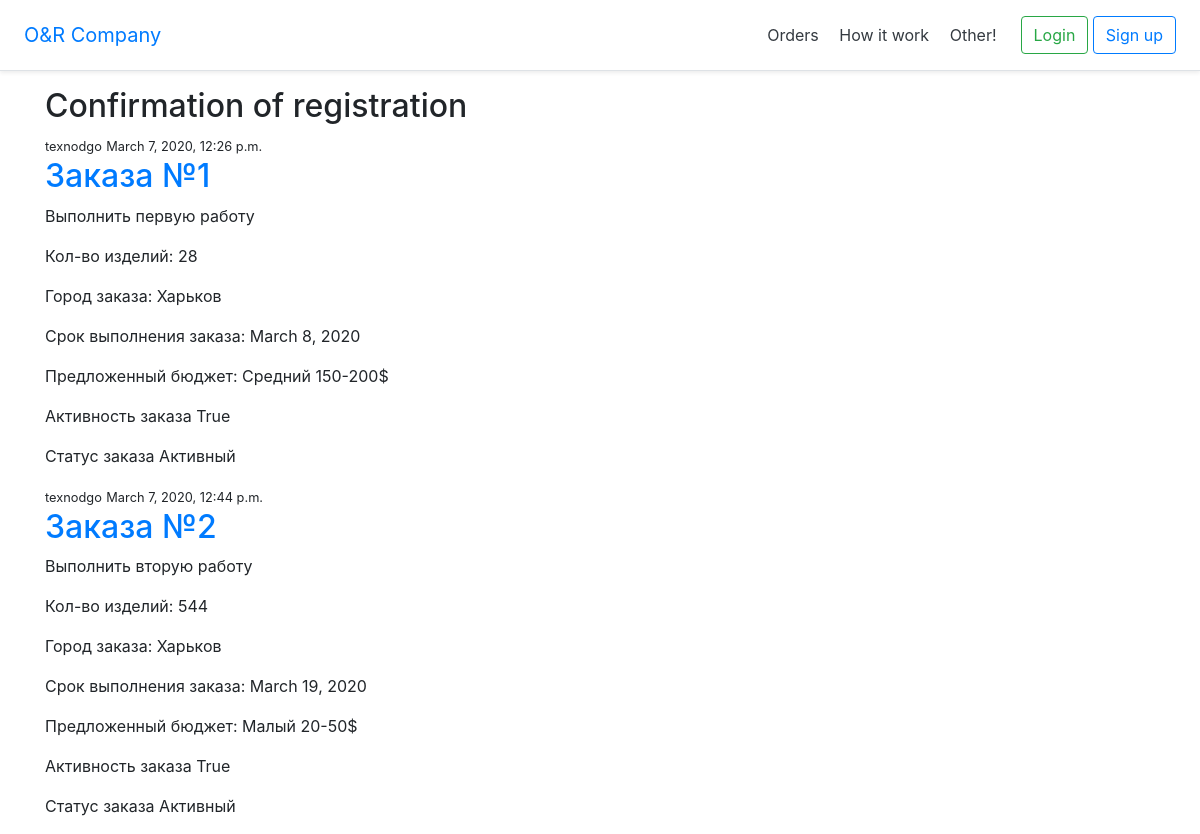
/orders/, run on an earlier commit of the app's database.
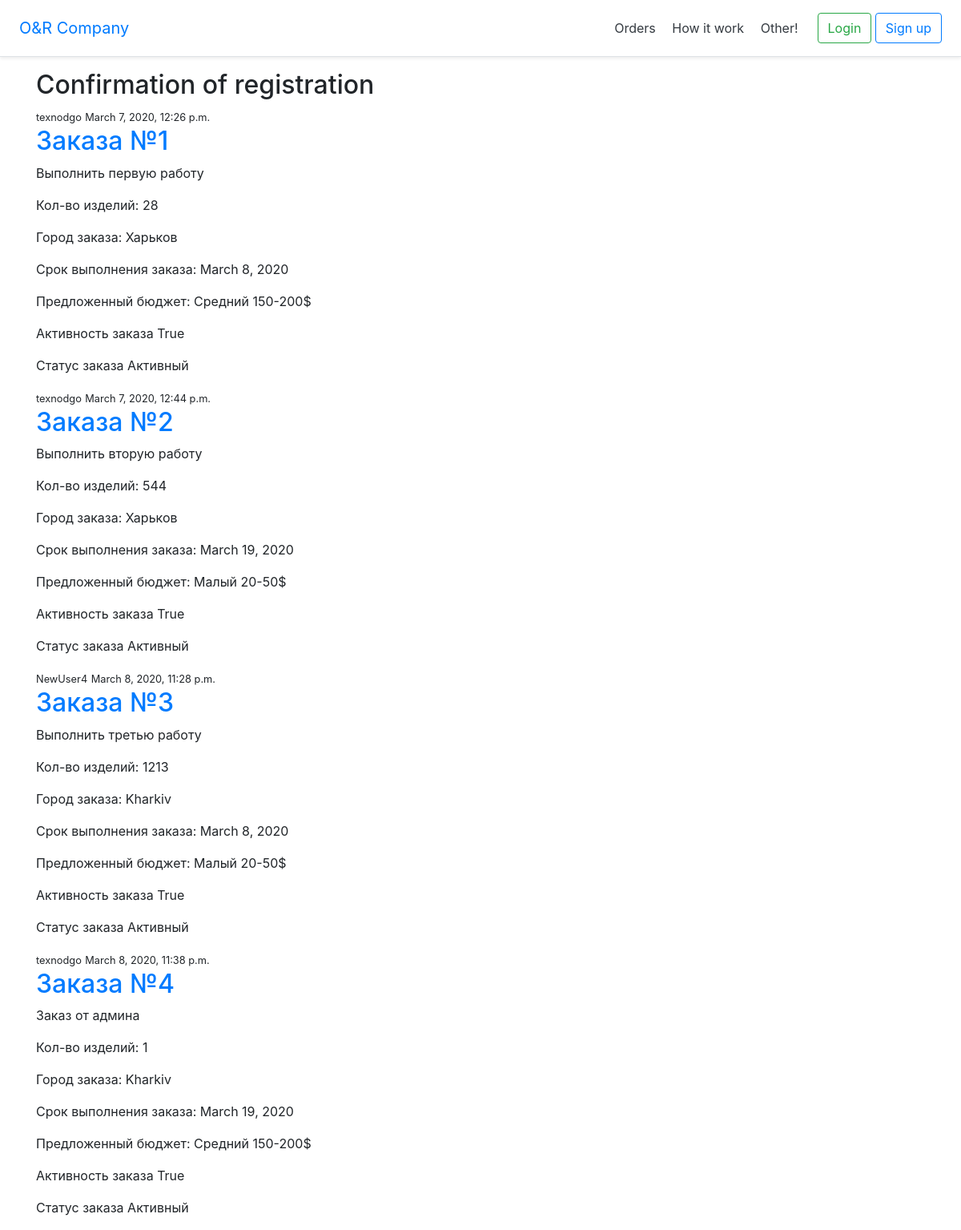
And on a later commit of the database.
### orders/models.py (models this page shows, shortened)
class Order(models.Model):
    author = models.ForeignKey(User, on_delete=models.PROTECT)  # Автор заказа. Автоматически
    date_create = models.DateTimeField(default=timezone.now)  # Время создания заказа. Автоматически
    title = models.CharField(max_length=100)  # Заголовок заказа
    description = models.TextField()  # Описание заказа
    amount = models.PositiveIntegerField()  # Кол-во изделий
    city = models.CharField(max_length=30)  # Грод заказа
    lead_time = models.DateField()  # Срок выполнения заказа
    proposed_budget = models.CharField(max_length=40)  # Предложеный бюджет
    activity = models.BooleanField()  # Активность заказа
    status = models.CharField(max_length=10)  # Статус заказ

### orders/views.py (the view)
# urls.py: path('orders/', orders_views.orders, name='orders'),
def orders(request):
    all_orders = Order.objects.all()
    context = {
        'all_orders': all_orders
    }
    return render(request, 'orders/all_orders.html', context)

### orders/templates/orders/all_orders.html (shortened to what this page needs)
{% extends "HomePage/base.html" %}
{% load i18n %}
{% block content %}
    <div class="container">
        <h2>{% trans "Confirmation of registration" %}</h2>
    </div>
    {% for order in all_orders %}
        <div class="container">
            <small>{{ order.author }}</small>
            <small>{{ order.date_create }}</small>
            <h2><a href="{{order.id}}">{{ order.title }}</a></h2>
            <p>{{ order.description }}</p>
            <p>{% trans "Кол-во изделий: " %} {{ order.amount }}</p>
            <p>{% trans "Город заказа: "%} {{ order.city }}</p>
            <p>{% trans "Срок выполнения заказа: "%} {{ order.lead_time }}</p>
            <p>{% trans "Предложенный бюджет: " %} {{ order.proposed_budget }}</p>
            <p>{% trans "Активность заказа" %} {{ order.activity }}</p>
            <p>{% trans "Статус заказа" %} {{ order.status }}</p>
        </div>
    {% endfor %}
{% endblock %}

### HomePage/templates/HomePage/base.html (shortened to what this page needs)
<!DOCTYPE html>
{% load i18n %}
<html lang="en">
<head>
    <link rel="stylesheet" href="https://stackpath.bootstrapcdn.com/bootstrap/4.4.1/css/bootstrap.min.css">
</head>
<body>
    <div class="d-flex flex-column flex-md-row align-items-center p-3 px-md-4 mb-3 bg-white border-bottom shadow-sm">
        <h5 class="my-0 mr-md-auto font-weight-normal"><a href="/">O&R Company</a></h5>
        <nav class="my-2 my-md-0 mr-md-3">
            <a class="p-2 text-dark" href="/orders">{% trans "Orders" %}</a>
            <a class="p-2 text-dark" href="#">{% trans "How it work" %}</a>
            <a class="p-2 text-dark" href="#">{% trans "Other!" %}</a>
        </nav>
        <div>
            {% if user.is_authenticated %}
                <div class="btn-group">
                  <button type="button" class="btn btn-danger dropdown-toggle" data-toggle="dropdown" aria-haspopup="true" aria-expanded="false">
                    {{ user.username}}
                  </button>
                  <div class="dropdown-menu">
                    <a class="dropdown-item" href="{% url 'profile' %}">{% trans 'Profile' %}</a>
                    <a class="dropdown-item" href="#">Another action</a>
                    <a class="dropdown-item" href="#">Something else here</a>
                    <div class="dropdown-divider"></div>
                    <a class="dropdown-item" href="{% url 'logout' %}">{% trans "Logout" %}</a>
                  </div>
                </div>
            {% else %}
                <a class="btn btn-outline-success" href="{% url 'login' %}">{% trans "Login" %}</a>
                <a class="btn btn-outline-primary" href="{% url 'register' %}">{% trans "Sign up" %}</a>
            {% endif %}
        </div>
    </div>
    {% block content %}
    {% endblock %}
</body>
</html>

What changed in the data, as far as the page shows it:
added Order: author "NewUser4", date_create "March 8, 2020, 11:28 p.m.", title "Заказа №3", description "Выполнить третью работу", amount "1213", city "Kharkiv", lead_time "March 8, 2020", proposed_budget "Малый 20-50$", activity "True", status "Активный"
added Order: author "texnodgo", date_create "March 8, 2020, 11:38 p.m.", title "Заказа №4", description "Заказ от админа", amount "1", city "Kharkiv", lead_time "March 19, 2020", proposed_budget "Средний 150-200$", activity "True", status "Активный"
